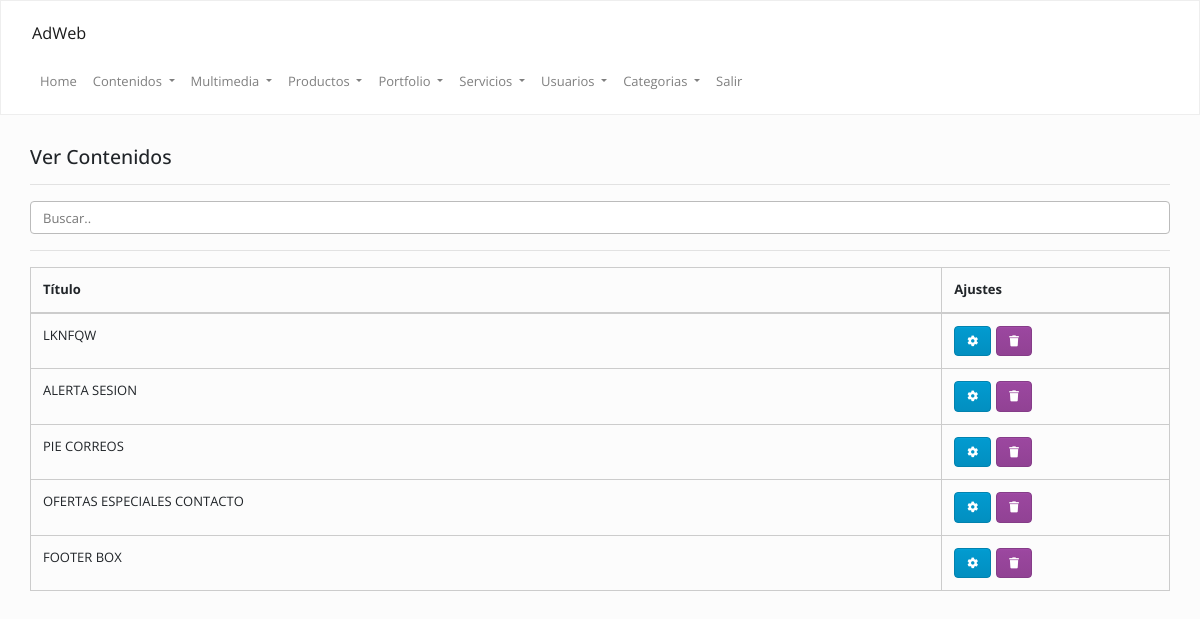
Page /admin/index.php?op=contenidos&accion=ver (signed in) on the committed database.
### tables this page shows
CREATE TABLE `contenidos` (
  `id` int(11) NOT NULL,
  `contenido` longtext,
  `cod` varchar(255) NOT NULL
);

### Config/Autoload.php (called while the page is built, shortened)
<?php
class autoload
{
    public static function runAdmin()
    {
        spl_autoload_register(
            function ($clase)
            {
                $ruta = str_replace("\\", "/", $clase) . ".php";
            }
        );
    }
}

### Clases/Conexion.php (called while the page is built, shortened)
<?php namespace Clases;
class Conexion
{
    private $datos = array("host"=> "localhost","user"=> "root","pass"=> "","db"  => "foodie");
    private $con;
    public function __construct()
    {
        $this->con = mysqli_connect($this->datos["host"], $this->datos["user"], $this->datos["pass"], $this->datos["db"]);
        mysqli_set_charset($this->con,'utf8');
    }
    public function sqlReturn($query)
    {
        $dato = $this->con->query($query);
        return $dato;
    }
}

### Clases/Contenidos.php (called while the page is built, shortened)
<?php namespace Clases;
class Contenidos
{
    private $con;
    public function __construct()
    {
        $this->con = new Conexion();
    }
    public function list($filter)
    {
        $array = array();
        if (is_array($filter)) {
            $filterSql = "WHERE ";
            $filterSql .= implode(" AND ", $filter);
        } else {
            $filterSql = '';
        }
        $sql   = "SELECT * FROM `contenidos` $filterSql  ORDER BY id DESC";
        $notas = $this->con->sqlReturn($sql);
        if ($notas) {
            while ($row = mysqli_fetch_assoc($notas)) {
                $array[] = $row;
            }
            return $array;
        }
    }
}

### admin/inc/contenidos/ver.php (the view, shortened to what this page needs)
<?php
$contenidos = new Clases\Contenidos();
?>
<div class="mt-20">
    <div class="col-lg-12 col-md-12">
        <h4>
            Ver Contenidos
        </h4>
        <hr/>
        <input class="form-control" id="myInput" type="text" placeholder="Buscar..">
        <hr/>
        <table class="table  table-bordered  ">
            <thead>
                <th>
                    Título
                </th>
                <th>
                    Ajustes
                </th>
            </thead>
            <tbody>
                <?php
                $data = $contenidos->list("");
                if (is_array($data)) {
                    for ($i = 0; $i < count($data); $i++) {
                        echo "<tr>";
                        echo "<td>" . strtoupper($data[$i]["cod"]) . "</td>";
                        echo "<td>";
                        echo '<a class="btn btn-info" data-toggle="tooltip" data-placement="top" title="Modificar" href="' . URL . '/index.php?op=contenidos&accion=modificar&cod=' . $data[$i]["id"] . '">
                        <i class="fa fa-cog"></i></a>';
                        echo '<a class="btn btn-danger" data-toggle="tooltip" data-placement="top" title="Eliminar" href="' . URL . '/index.php?op=contenidos&accion=ver&borrar=' . $data[$i]["id"] . '">
                        <i class="fa fa-trash"></i></a>';
                        echo "</td>";
                        echo "</tr>";
                    }
                }
                ?>
            </tbody>
        </table>
    </div>
</div>

### admin/css/style.css (style rules this page uses)
.mt-20 { margin-top: 20px !important; }
td .btn { margin-right: 5px; font-size: 11px; }
th:last-child { width: 20%; }

### rows in the picture
contenidos: cod "LKNFQW"
contenidos: cod "ALERTA SESION"
contenidos: cod "PIE CORREOS"
contenidos: cod "OFERTAS ESPECIALES CONTACTO"
contenidos: cod "FOOTER BOX"
